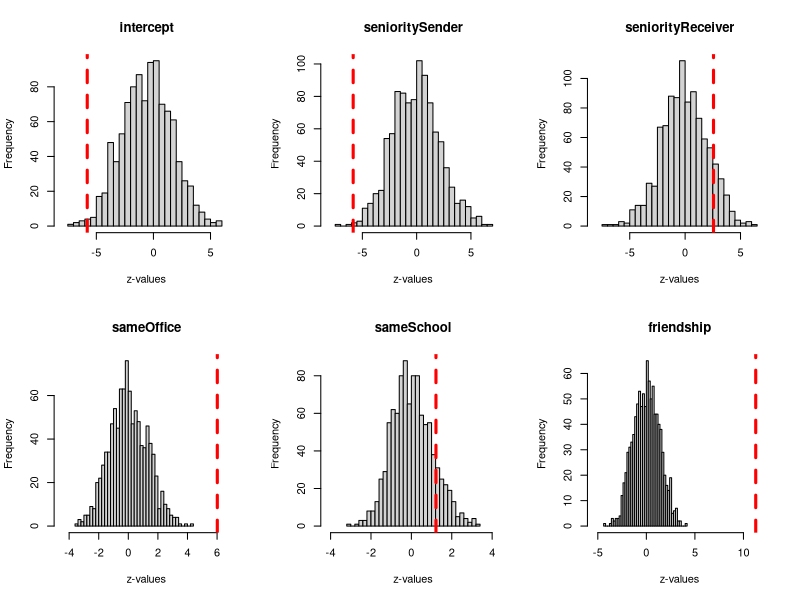

The R script that drew this image:
#*******************************************************************************
# Network Modeling - HS 2021
# C. Stadtfeld, A. Uzaheta, K. Mepham, V. Amati  
# Social Network Labs
# Department of Humanities, Social and Political Sciences
# ETH Zurich
# 11 October 2021

# This script provides the code to run the 
# multiple regression quadratic assignment procedures (MR-QAP) in R.
# For more details please take a look at the lecture notes 
#*******************************************************************************

# ----------------------------- Data description ----------------------------- #
# Network visualization and QAP regression

# The folder "Lazega" contains data from a network study of 
# corporate law partnership carried out in a Northeastern US corporate law firm 
# during the period 1988-1991 in New England. The data were collected over the 
# 71 attorneys (partners and associates) of this firm. 
# Here, we consider only the subset of the 36 partners. 
# The folders includes the following files:
# - Eladv36.dat: adjacency matrix of the advice network
# - Elfriend36.dat: adjacency matrix of the friendship network.
#
# Various partners' attributes are also part of the data set. 
# The file Elattr.dat contains information on
# - id: identifier
# - office: location of the office in which the lawyer work 
#   (1=Boston; 2=Hartford; 3=Providence)
# - seniority: the years spent working for the firm
# - school: law school in which the lawyer studied 
#   (1: Harvard, Yale; 2: ucon; 3: other) 

# We use this data to illustrate the code for visualizing networks and computing
# the QAP regression in R

# ------------------------------- Loading data ------------------------------- #
# Setting the WORKING DIRECTORY
# This is done using the function setwd and the path of the folder
# in which data are and results will be saved

getwd()
setwd("...")

list.files() # Listing the files in the working directory

# Installing and loading the necessary R packages 
# (installation to be done only the first time you use a library):
install.packages("sna")
install.packages("network")
library(sna)
library(network)


# Loading data: 
# - adjacency matrices 
advice <- as.matrix(read.table("ELadv36.dat",header=FALSE))
friendship <- as.matrix(read.table("ELfriend36.dat",header=FALSE))
rownames(advice) <- 1:nrow(advice)
colnames(advice) <- 1:nrow(advice)
rownames(friendship) <- 1:nrow(advice)
colnames(friendship) <- 1:nrow(advice)

# - demographic characteristics of the lawyers
attr <- read.table("ELattr36.dat",header=TRUE)
str(attr)


# ------------------------------ QAP regression ------------------------------ #
# We use the QAP regression to test if lawyers seek out their personal friends 
# for work-related advice

set.seed(1908) #To reproduce the results 
permutations <- 1000 # Number of permutations
nl0 <- netlogit(advice, friendship, rep=permutations, nullhyp="qapy")

# netlm for the linear regression model 
nl0$names <- c("intercept", "friendship")
summary(nl0)

# Predicted probability of an advice tie:
pftie <- exp(nl0$coefficients[1] + nl0$coefficients[2]*1)/
         (1+exp(nl0$coefficients[1] + nl0$coefficients[2]*1))
pftie
pnoftie <- exp(nl0$coefficients[1] + nl0$coefficients[2]*0)/
           (1+exp(nl0$coefficients[1] + nl0$coefficients[2]*0))
pnoftie


# ---------------------------- MR-QAP regression ----------------------------- #
# We use MR-QAP regression to test whether the following hypotheses are supported
# by the data:
# - Hp. 1: Senior lawyers are less likely to ask for advice
# - Hp. 2: Senior lawyers are more likely to be asked for advice
# - Hp. 3: Lawyers are more likely to ask their office mate for advice
# - Hp. 4: Lawyers are more likely to ask lawyers who studied in the same school 
#          for advice
# - Hp. 5: Advice and ``friendship'' relations correlate

# Step 1. Model specification:
# Creating the matrices Z with the information on the explanatory variables.
# Combining these matrices in a list or an array

# Hp 1 and Hp 2: seniority
seniority <- attr[,3]
senioritySender <- matrix(seniority,36,36,byrow=FALSE) # Hp. 1
seniorityReceiver <- matrix(seniority,36,36,byrow=TRUE) # Hp. 2

# Hp 3: office
office <- attr[,2]
sameOffice <- outer(office,office,"==")*1

# Hp 4: school
school <- attr[,4]
sameSchool <- outer(school,school,"==")*1

# Hp. 5: being friend 
friend <- friendship

# The explanatory variables must be combined in a list
zm <- list(senioritySender, seniorityReceiver, sameOffice, sameSchool, friendship)

# Step 2: running the MR-QAP regression
set.seed(1908) #To reproduce the results 
permutations <- 1000 # Number of permutations
nl <- netlogit(advice, zm, rep=permutations, nullhyp="qapspp")
nl$names <- c("intercept","senioritySender", "seniorityReceiver", 
              "sameOffice", "sameSchool", "friendship")
summary(nl)

# Step 3: Model check and interpretation
# Understanding the empirical p-values
z.values <- rbind(nl$dist,nl$tstat)
p.values <- function(x,permutations){
  sum(abs(x[1:permutations]) > abs(x[permutations+1]))/permutations}
empirical.p.values <- apply(z.values,2,p.values,permutations)
empirical.p.values

# Visualizing the empirical p-values
par(mfrow=c(2,3))
for (i in 1:6)
{
  hist(nl$dist[,i],breaks=30,xlim=c(min(c(nl$tstat[i],nl$dist[,i]))-1,
                                    max(c(nl$tstat[i],nl$dist[,i]))+1),
       main=nl$names[i],xlab="z-values")
  abline(v=nl$tstat[i],col="red",lwd=3,lty=2)
}

# Interpreting the parameters (see the commented output in the lecture notes)

# Step 4: Format and export the results
res <- summary(nl)
expRes <- cbind(res$coefficients, exp(res$coefficients), res$se, res$pgreqabs)
colnames(expRes) <- c("ESt.", "exp(Est.)", "s.e.", "p-value")
rownames(expRes) <- res$names
expRes
write.csv(expRes,"resQAP.csv")

# Exporting results in tex
library(xtable)
xtable(expRes,digits=3)



# ---------------------- MR-QAP and logistic regression ---------------------- #
# If we had used a standard logistic regression model, we would have obtained 
# a different result. 

# Create a data frame with the ids of the sender and receiver 
# and the value of the advice relation
dataLogit <- data.frame(sender = c(row(advice)), 
           receiver = c(col(advice)), 
           adviceTie = c(advice))
# Adding the explanatory variables as columns
dataLogit <- cbind(dataLogit, as.vector(senioritySender), 
                   as.vector(seniorityReceiver), 
                   as.vector(sameOffice),as.vector(sameSchool), 
                   as.vector(friend))
colnames(dataLogit) <- c("sender","receiver","adviceTie","senioritySender",
                         "seniorityReceiver","sameOffice", "sameSchool",
                         "friend") 
head(dataLogit)

# Discard the diagonal values
dataLogit <- dataLogit[-which(dataLogit$sender == dataLogit$receiver),]

# Estimate the logistic regression model
mod0 <- glm(adviceTie ~ senioritySender + seniorityReceiver + sameOffice + 
            sameSchool + friend, family = "binomial", data = dataLogit)
summary(mod0)
